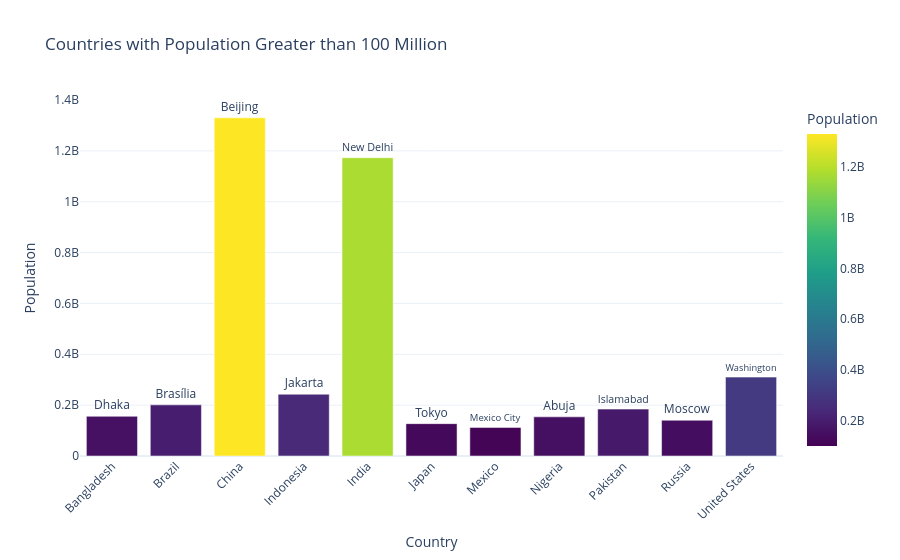

Notebook code for this chart:
### Code cell
fig = px.bar(
    pop_100,
    x="Country",
    y="Population",
    text="Capital",
    color="Population",
    # الطريقة الأكيدة: تحديد الحدود هنا في الـ bar plot مباشرة
    range_color=[100000000, pop_100["Population"].max()], 
    color_continuous_scale="Viridis",
    title="Countries with Population Greater than 100 Million",
    labels={"Population": "Population", "Country": "Country"},
)

fig.update_traces(texttemplate="%{text}", textposition="outside")
fig.update_layout(xaxis_tickangle=-45, template="plotly_white")
fig.show()

### Figure 1 — Plotly figure (JSON) as saved in the notebook; plotly's stock layout.template omitted (floating-point values rounded to 4 significant figures)
{"data": [{"hovertemplate": "Country=%{x}<br>Population=%{marker.color}<br>Capital=%{text}<extra></extra>", "legendgroup": "", "marker": {"color": [156118464, 201103330, 1330044000, 242968342, 1173108018, 127288000, 112468855, 154000000, 184404791, 140702000, 310232863], "coloraxis": "coloraxis", "pattern": {"shape": ""}}, "name": "", "orientation": "v", "showlegend": false, "text": ["Dhaka", "Brasília", "Beijing", "Jakarta", "New Delhi", "Tokyo", "Mexico City", "Abuja", "Islamabad", "Moscow", "Washington"], "textposition": "outside", "texttemplate": "%{text}", "type": "bar", "x": ["Bangladesh", "Brazil", "China", "Indonesia", "India", "Japan", "Mexico", "Nigeria", "Pakistan", "Russia", "United States"], "xaxis": "x", "y": [156118464, 201103330, 1330044000, 242968342, 1173108018, 127288000, 112468855, 154000000, 184404791, 140702000, 310232863], "yaxis": "y"}], "layout": {"barmode": "relative", "coloraxis": {"autocolorscale": false, "cmax": 1330044000, "cmin": 100000000, "colorbar": {"title": {"text": "Population"}}, "colorscale": [[0, "#440154"], [0.1111, "#482878"], [0.2222, "#3e4989"], [0.3333, "#31688e"], [0.4444, "#26828e"], [0.5556, "#1f9e89"], [0.6667, "#35b779"], [0.7778, "#6ece58"], [0.8889, "#b5de2b"], [1, "#fde725"]]}, "legend": {"tracegroupgap": 0}, "title": {"text": "Countries with Population Greater than 100 Million"}, "xaxis": {"anchor": "y", "domain": [0, 1], "tickangle": -45, "title": {"text": "Country"}}, "yaxis": {"anchor": "x", "domain": [0, 1], "title": {"text": "Population"}}}}
